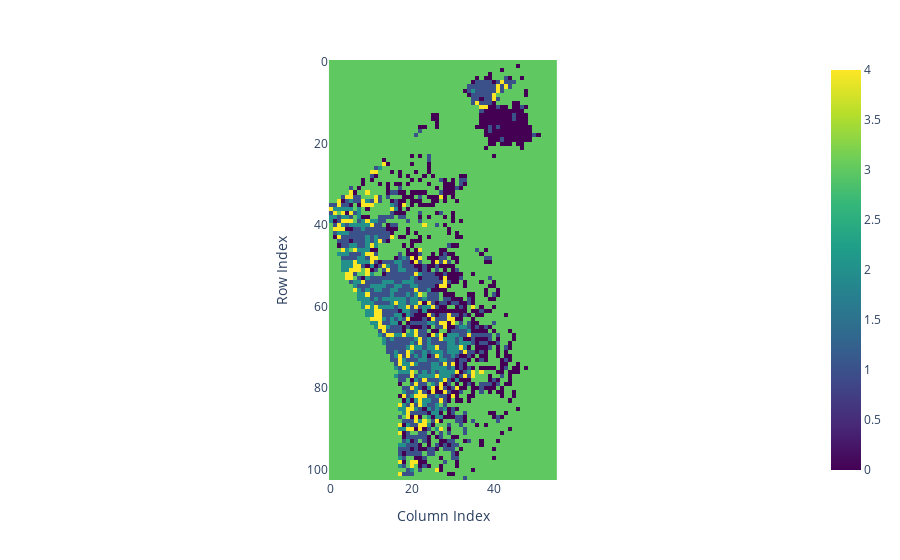

Source (notebook cell):
### Markdown cell above
Population Density

### Code cell
#Iterate
if menu['population']:  
    pop_path = os.path.join(output_folder, city + '_population.tif')
    with rasterio.open(pop_path) as src:
        pop_data = src.read(1)
        transform = src.transform  

    create_raster_clusters(pop_data, n_clusters=5)
    plot_cluster_labels_plotly(cluster_labels)
    if cluster_labels is not None:
        print("Cluster labels shape:", cluster_labels.shape)
        pop_cluster_gdf = get_cluster_boundaries(cluster_labels, transform)
        pop_cluster = describe_cluster_location(pop_cluster_gdf, aoi_file)
        pop_cluster
    find_highest_lowest_pixel_value_path(pop_path)
    pixelwise_regression(pop_path, summer_path)

### Figure 1 — Plotly figure (JSON) as saved in the notebook; plotly's stock layout.template omitted (floating-point values rounded to 4 significant figures; data arrays with more than 128 entries replaced by an {"elided": "..."} marker saying what was removed)
{"data": [{"coloraxis": "coloraxis", "hovertemplate": "x: %{x}<br>y: %{y}<br>color: %{z}<extra></extra>", "name": "0", "type": "heatmap", "xaxis": "x", "yaxis": "y", "z": {"elided": "103x56 int values"}}], "layout": {"coloraxis": {"colorscale": [[0, "#440154"], [0.1111, "#482878"], [0.2222, "#3e4989"], [0.3333, "#31688e"], [0.4444, "#26828e"], [0.5556, "#1f9e89"], [0.6667, "#35b779"], [0.7778, "#6ece58"], [0.8889, "#b5de2b"], [1, "#fde725"]]}, "margin": {"t": 60}, "xaxis": {"anchor": "y", "constrain": "domain", "domain": [0, 1], "scaleanchor": "y", "title": {"text": "Column Index"}}, "yaxis": {"anchor": "x", "autorange": "reversed", "constrain": "domain", "domain": [0, 1], "title": {"text": "Row Index"}}}}
